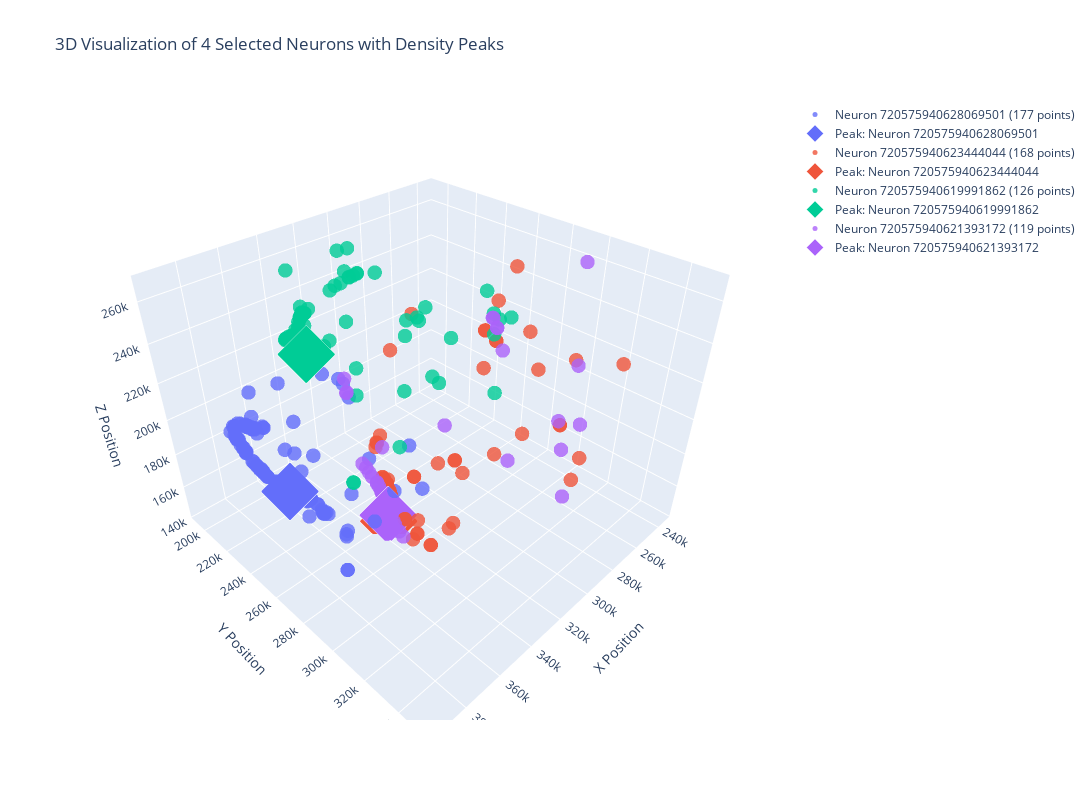

Notebook source saved alongside this figure:
### Code cell
neurons_to_visualize = [
    720575940628069501,
    720575940623444044,
    720575940619991862,
    720575940621393172,
]

filtered_df = processed_coordinates[processed_coordinates["root_id"].isin(neurons_to_visualize)]
fig = go.Figure()
colors = px.colors.qualitative.Plotly[: len(neurons_to_visualize)]

for i, neuron_id in enumerate(neurons_to_visualize):
    neuron_data = filtered_df[filtered_df["root_id"] == neuron_id]

    if len(neuron_data) > 0:
        # Add scatter points for the neuron
        fig.add_trace(
            go.Scatter3d(
                x=neuron_data["position_x"],
                y=neuron_data["position_y"],
                z=neuron_data["position_z"],
                mode="markers",
                marker=dict(size=5, color=colors[i], opacity=0.8),
                name=f"Neuron {neuron_id} ({len(neuron_data)} points)",
            )
        )

        # Calculate and add density peak
        positions = neuron_data[["position_x", "position_y", "position_z"]].values

        if len(positions) > 10:
            # Use KDE for density peak
            kde = gaussian_kde(positions.T)
            densities = kde(positions.T)
            max_density_idx = np.argmax(densities)
            peak_x, peak_y, peak_z = positions[max_density_idx]
        else:
            # Use median for small datasets
            peak_x = np.median(positions[:, 0])
            peak_y = np.median(positions[:, 1])
            peak_z = np.median(positions[:, 2])

        # Add density peak marker
        fig.add_trace(
            go.Scatter3d(
                x=[peak_x],
                y=[peak_y],
                z=[peak_z],
                mode="markers",
                marker=dict(
                    size=15, color=colors[i], symbol="diamond", line=dict(color="white", width=2)
                ),
                name=f"Peak: Neuron {neuron_id}",
            )
        )

fig.update_layout(
    title="3D Visualization of 4 Selected Neurons with Density Peaks",
    scene=dict(
        xaxis_title="X Position",
        yaxis_title="Y Position",
        zaxis_title="Z Position",
        aspectmode="data",
    ),
    width=1100,
    height=800,
)
fig.show()
